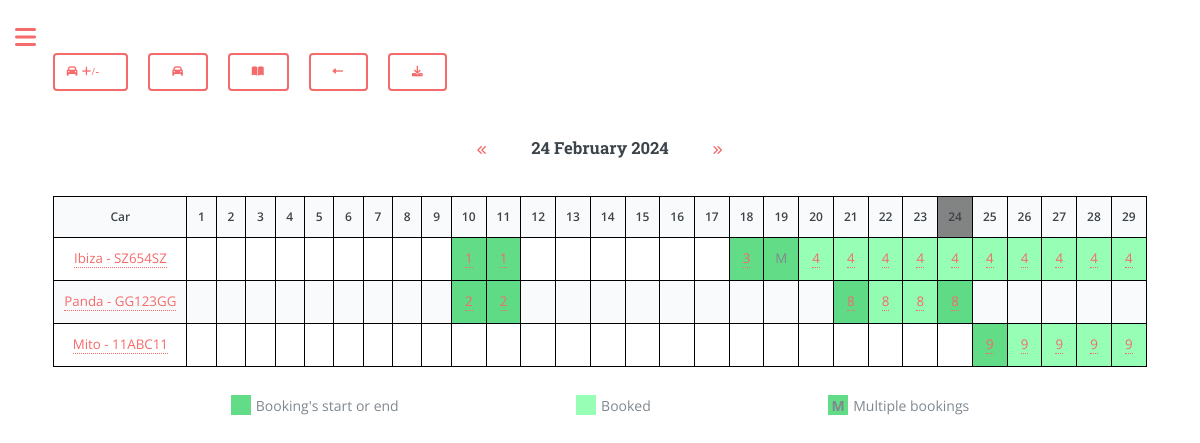
Screenshot of /calendar (signed in) with the database file from the repository.
### app/models.py (models this page shows, shortened)
class Car(db.Model):
    plate = db.Column(db.String(8), primary_key=True, index=True, unique=True)
    make = db.Column(db.String(15), index=True)
    model = db.Column(db.String(15), index=True)
    fuel = db.Column(db.String(8), index=True)
    year = db.Column(db.Integer, index=True)
    cc = db.Column(db.Integer, index=True)
    user_id = db.Column(db.Integer, db.ForeignKey('user.id'))
    days = db.Column(db.Integer, default=0, index=True)
    money = db.Column(db.Integer, default=0, index=True) # Referred as 'revenue'
    car_cost = db.Column(db.Integer, default=0, index=True)
    insurance_cost = db.Column(db.Float, default=0, index=True)
    insurance_expiry_date = db.Column(db.DateTime)
    mot_cost = db.Column(db.Float, default=0, index=True)
    mot_expiry_date = db.Column(db.DateTime)
    road_tax_cost = db.Column(db.Float, default=0, index=True)
    road_tax_expiry_date = db.Column(db.DateTime)
    renewal = db.relationship('Renewal', backref='car', lazy='dynamic')
    km = db.Column(db.Integer, default=0, index=True)

class Booking(db.Model):
    id = db.Column(db.Integer, primary_key=True)
    start_datetime = db.Column(db.DateTime, nullable=False)
    end_datetime = db.Column(db.DateTime, nullable=False)
    car_plate = db.Column(db.String(8), db.ForeignKey('car.plate'), nullable=False)
    user_id = db.Column(db.Integer, db.ForeignKey('user.id'), nullable=False)
    note = db.Column(db.String(160))
    money = db.Column(db.Integer, default=0, index=True)
    km = db.Column(db.Integer, default=0, index=True) # Car's kilometres when booking
    car = db.relationship('Car', backref='bookings', lazy=True)
    contact_id = db.Column(db.Integer, db.ForeignKey('contacts.id', name='booking_contacts_id'), nullable=True)
    group_id = db.Column(db.Integer, db.ForeignKey('groups.id', name='booking_group'), nullable=True)
    group = db.relationship('Groups', back_populates='bookings', lazy=True)

### app/routes.py (the view, shortened to what this page needs)
@app.route('/calendar', methods=['GET', 'POST'])
@login_required
def calendar():
    current_date = datetime.now()
    current_day = datetime.now().day
    current_month = datetime.now().strftime("%B %Y")
    first_day_of_month = current_date.replace(day=1)
    last_day_of_month = (current_date.replace(day=28) + timedelta(days=4)).replace(day=1) - timedelta(days=1)
    days_in_month = cal.monthrange(datetime.now().year, datetime.now().month)[1]
    is_current_month = True
    user_cars = current_user.garage.all()
    user_bookings = Booking.query.filter(
        (Booking.user_id == current_user.id) &
        (
            (Booking.start_datetime <= last_day_of_month) |  # Start date is within the current month
            (Booking.end_datetime >= first_day_of_month)    # End date is within the current month
        )
    ).all()
    booking_data = defaultdict(lambda: defaultdict(list))
    for booking in user_bookings:
        start_day = booking.start_datetime.day
        end_day = booking.end_datetime.day
        car_plate = booking.car_plate
        if end_day < start_day:
            end_day = current_date.replace(day=days_in_month).day
        for day in range(start_day, end_day + 1):  # Include end_day in the range
            if first_day_of_month <= booking.start_datetime <= last_day_of_month:
                booking_data[day][car_plate].append(booking)  # Store booking objects
    return render_template('calendar.html' if current_user.language == 'en' else f'calendar_{current_user.language}.html', is_current_month=is_current_month,
                            cars=user_cars, booking_data=booking_data, current_month=current_month, current_day=current_day, current_date=current_date, datetime=datetime,
                            days_in_month=days_in_month, user_name=current_user.username if current_user.is_authenticated else None)

### app/models.py (called while the page is built)
@login.user_loader
def load_user(id):
    return User.query.get(int(id))

### app/templates/calendar.html (shortened to what this page needs)
{% if current_user.language == 'en' %}
    {% extends "index.html" %}
{% else %}
    {% extends "index_" + current_user.language + ".html" %}
{% endif %}
{% block content %}
    <link rel="stylesheet" href="{{ url_for('static', filename='css/custom.css') }}">
    <div class="row">
        <form action="{{ url_for('garage_manage') }}" method="get">
            <button type="submit" title="Add or Delete a Car" style="width: 75px;"><i class="fa-solid fa-car" style="margin-left: -15px;"> +/-</i></button>
        </form>
        <form action="{{ url_for('garage_car') }}" method="get">
            <button type="submit" title="Manage a Car"><i class="fa-solid fa-car"></i></button>
        </form>
        <form action="{{ url_for('bookings_manage') }}" method="get">
            <button type="submit" title="Manage Bookings"><i class="fa-solid fa-book-open"></i></button>
        </form>
        <form action="{{ url_for('overview') }}" method="get">
            <button type="submit" title="Calendar View"><i class="fa-solid fa-left-long"></i></button>
        </form>
        {% if is_current_month %}
        <form action="{{ url_for('calendar') }}" method="POST">
            <button type="submit" name="calendar_download" title="Download Calendar"><i class="fa fa-download"></i></button>
        </form>
        {% endif %}
    </div>
    <div class="row" style="display: flex; align-items: center;">
        <form action="{{ url_for('calendar') }}" method="POST" style="margin-left: auto; margin-top: 15px;">
            <button type="submit" title="Previous Month" name="prev_month" value="{{ current_month }}" style="border: none; background-color: transparent; box-shadow: none;">
                <i class="fa-solid fa-angles-left"></i>
            </button>
        </form>
        <div class="current-month">
            <h3 style="margin-top: 0;">{{ current_day if is_current_month else '' }} {{ current_month }}</h3>
        </div>
        <form action="{{ url_for('calendar') }}" method="POST" style="margin-right: auto; margin-top: 15px;">
            <button type="submit" title="Next Month" name="next_month" value="{{ current_month }}" style="border: none; background-color: transparent; box-shadow: none;">
                <i class="fa-solid fa-angles-right"></i>
            </button>
        </form>
    </div>
    <table class="calendar">
        <tr>
            <th>Car</th>
            {% for day in range(1, days_in_month + 1) %}
                {% if day == current_day and is_current_month %}
                    <th class="current-day">{{ day }}</th>
                {% else %}
                    <th>{{ day }}</th>
                {% endif %}
            {% endfor %}
        </tr>
        {% for car in cars %}
            <tr>
                <td class="car"><a href="{{ url_for('garage_car', car_plate=car.plate ) }}">{{ car.model }} - {{ car.plate }}</a></td>
                {% for day in range(1, days_in_month + 1) %}
                    {% if booking_data[day][car.plate] %}
                        {% set booking = booking_data[day][car.plate] %}
                        {% if booking | length == 1 %}
                            {% if booking[0].start_datetime.day == day or booking[0].end_datetime.day == day %}
                        <td class="booked-start-finish" title="Booking ID: {{ booking[0].id }}&#10;Start Date: {{ booking[0].start_datetime.strftime('%d/%m, %H:%M') }}&#10;End Date: {{ booking[0].end_datetime.strftime('%d/%m, %H:%M') }}{% if booking[0].group.name %}&#10;Group: {{ booking[0].group.name }}{% endif %}{% if booking[0].note %}{% if not booking[0].group.name %}&#10;Note: {{ booking[0].note }}{% else %}&#10;&#10;Note: {{ booking[0].note }}{% endif %}{% endif %}">
                            <a href="{{ url_for('bookings_manage', booking_id=booking[0].id) }}">{{ booking[0].id }}</a>
                        </td>
                            {% else %}
                        <td class="booked-single" title="Booking ID: {{ booking[0].id }}&#10;Start Date: {{ booking[0].start_datetime.strftime('%d/%m, %H:%M') }}&#10;End Date: {{ booking[0].end_datetime.strftime('%d/%m, %H:%M') }}{% if booking[0].group.name %}&#10;Group: {{ booking[0].group.name }}{% endif %}{% if booking[0].note %}{% if not booking[0].group.name %}&#10;Note: {{ booking[0].note }}{% else %}&#10;&#10;Note: {{ booking[0].note }}{% endif %}{% endif %}">
                            <a href="{{ url_for('bookings_manage', booking_id=booking[0].id) }}">{{ booking[0].id }}</a>
                            {% endif %}
                        </td>
                        {% elif booking | length > 1 %}
                            <td class="booked-start-finish" title="Booking ID: {{ booking[0].id }}&#10;Start Date: {{ booking[0].start_datetime.strftime('%d/%m, %H:%M') }}&#10;End Date: {{ booking[0].end_datetime.strftime('%d/%m, %H:%M') }}&#10;
Booking ID: {{ booking[1].id }}&#10;Start Date: {{ booking[1].start_datetime.strftime('%d/%m, %H:%M') }}&#10;End Date: {{ booking[1].end_datetime.strftime('%d/%m, %H:%M') }}">
                                M
                            </td>
                        {% else %}
                            <td></td>
                        {% endif %}
                    {% else %}
                        <td></td>
                    {% endif %}
                {% endfor %}
            </tr>
        {% endfor %}
    </table>
    <div class="legend">
        <div class="legend-item">
            <div class="legend-color" style="background-color: rgba(0, 199, 60, 0.616);"></div>
            <div class="legend-text">Booking's start or end</div>
        </div>
        <div class="legend-item">
            <div class="legend-color" style="background-color: rgba(0, 255, 76, 0.411);"></div>
            <div class="legend-text">Booked</div>
        </div>
        <div class="legend-item">
            <div class="legend-color" style="background-color: rgba(0, 199, 60, 0.616);">
                <div class="legend-text">M</div>
            </div>
            <div class="legend-text">Multiple bookings</div>
        </div>
    </div>
{% endblock %}

### app/static/css/main.css (style rules this page uses)
html, body, div, span, applet, object, iframe, h1, h2, h3, h4, h5, h6, p, blockquote, pre, a, abbr, acronym, address, big, cite, code, del, dfn, em, img, ins, kbd, q, s, samp, small, strike, strong, sub, sup, tt, var, b, u, i, center, dl, dt, dd, ol, ul, li, fieldset, form, label, legend, table, caption, tbody, tfoot, thead, tr, th, td, article, aside, canvas, details, embed, figure, figcaption, footer, header, hgroup, menu, nav, output, ruby, section, summary, time, mark, audio, video { margin: 0; padding: 0; border: 0; font-size: 100%; font: inherit; vertical-align: baseline; }
body { line-height: 1; }
table { border-collapse: collapse; border-spacing: 0; }
body { -webkit-text-size-adjust: none; }
body { -ms-overflow-style: scrollbar; }
html { box-sizing: border-box; }
*, *:before, *:after { box-sizing: inherit; }
body { background: #ffffff; }
body, input, select, textarea { color: #7f888f; font-family: "Open Sans", sans-serif; font-size: 13pt; font-weight: 400; line-height: 1.65; }
@media screen and (max-width: 1680px) { body, input, select, textarea { font-size: 11pt; } }
@media screen and (max-width: 1280px) { body, input, select, textarea { font-size: 10pt; } }
a { -moz-transition: color 0.2s ease-in-out, border-bottom-color 0.2s ease-in-out; -webkit-transition: color 0.2s ease-in-out, border-bottom-color 0.2s ease-in-out; -ms-transition: color 0.2s ease-in-out, border-bottom-color 0.2s ease-in-out; transition: color 0.2s ease-in-out, border-bottom-color 0.2s ease-in-out; border-bottom: dotted 1px; color: #f56a6a; text-decoration: none; }
em, i { font-style: italic; }
h1, h2, h3, h4, h5, h6 { color: #3d4449; font-family: "Roboto Slab", serif; font-weight: 700; line-height: 1.5; margin: 0 0 1em 0; }
h3 { font-size: 1.25em; }
.row { display: flex; flex-wrap: wrap; box-sizing: border-box; align-items: stretch; }
.row > * { box-sizing: border-box; }
.row { margin-top: 0; margin-left: -1.5em; }
.row > * { padding: 0 0 0 1.5em; }
@media screen and (max-width: 1680px) { .row { display: flex; flex-wrap: wrap; box-sizing: border-box; align-items: stretch; } }
@media screen and (max-width: 1680px) { .row > * { box-sizing: border-box; } }
@media screen and (max-width: 1680px) { .row { margin-top: 0; margin-left: -1.5em; } }
@media screen and (max-width: 1680px) { .row > * { padding: 0 0 0 1.5em; } }
@media screen and (max-width: 1280px) { .row { display: flex; flex-wrap: wrap; box-sizing: border-box; align-items: stretch; } }
@media screen and (max-width: 1280px) { .row > * { box-sizing: border-box; } }
@media screen and (max-width: 1280px) { .row { margin-top: 0; margin-left: -1.5em; } }
@media screen and (max-width: 1280px) { .row > * { padding: 0 0 0 1.5em; } }
form { margin: 0 0 2em 0; }
table { margin: 0 0 2em 0; width: 100%; }
table tbody tr { border: solid 1px rgba(210, 215, 217, 0.75); border-left: 0; border-right: 0; }
table tbody tr:nth-child(2n + 1) { background-color: rgba(230, 235, 237, 0.25); }
table td { padding: 0.75em 0.75em; }
table th { color: #3d4449; font-size: 0.9em; font-weight: 600; padding: 0 0.75em 0.75em 0.75em; text-align: left; }
input[type="submit"], input[type="reset"], input[type="button"], button, .button { -moz-appearance: none; -webkit-appearance: none; -ms-appearance: none; appearance: none; -moz-transition: background-color 0.2s ease-in-out, color 0.2s ease-in-out; -webkit-transition: background-color 0.2s ease-in-out, color 0.2s ease-in-out; -ms-transition: background-color 0.2s ease-in-out, color 0.2s ease-in-out; transition: background-color 0.2s ease-in-out, color 0.2s ease-in-out; background-color: transparent; border-radius: 0.375em; border: 0; box-shadow: inset 0 0 0 2px #f56a6a; color: #f56a6a !important; cursor: pointer; display: inline-block; font-family: "Roboto Slab", serif; font-size: 0.8em; font-weight: 700; height: 3.5em; letter-spacing: 0.075em; line-height: 3.5em; padding: 0 2.25em; text-align: center; text-decoration: none; text-transform: uppercase; white-space: nowrap; }

### rows the page displays
Car: model "Ibiza", plate "SZ654SZ"
Booking: id "1" "1"
Booking: id "3"
Booking: id "4" "4" "4" "4" "4" "4" "4" "4" "4" "4"
Car: model "Panda", plate "GG123GG"
Booking: id "2" "2"
Booking: id "8" "8", id "8" "8"
Car: model "Mito", plate "11ABC11"
Booking: id "9", id "9" "9" "9" "9"

### other values shown
{{ day }} "1" "2" "3" "4" "5" "6" "7" "8" "9" "10" "11" "12" "13" "14" "15" "16" "17" "18" "19" "20" "21" "22" "23" "25" "26" "27" "28" "29"
{{ day }} "24"
